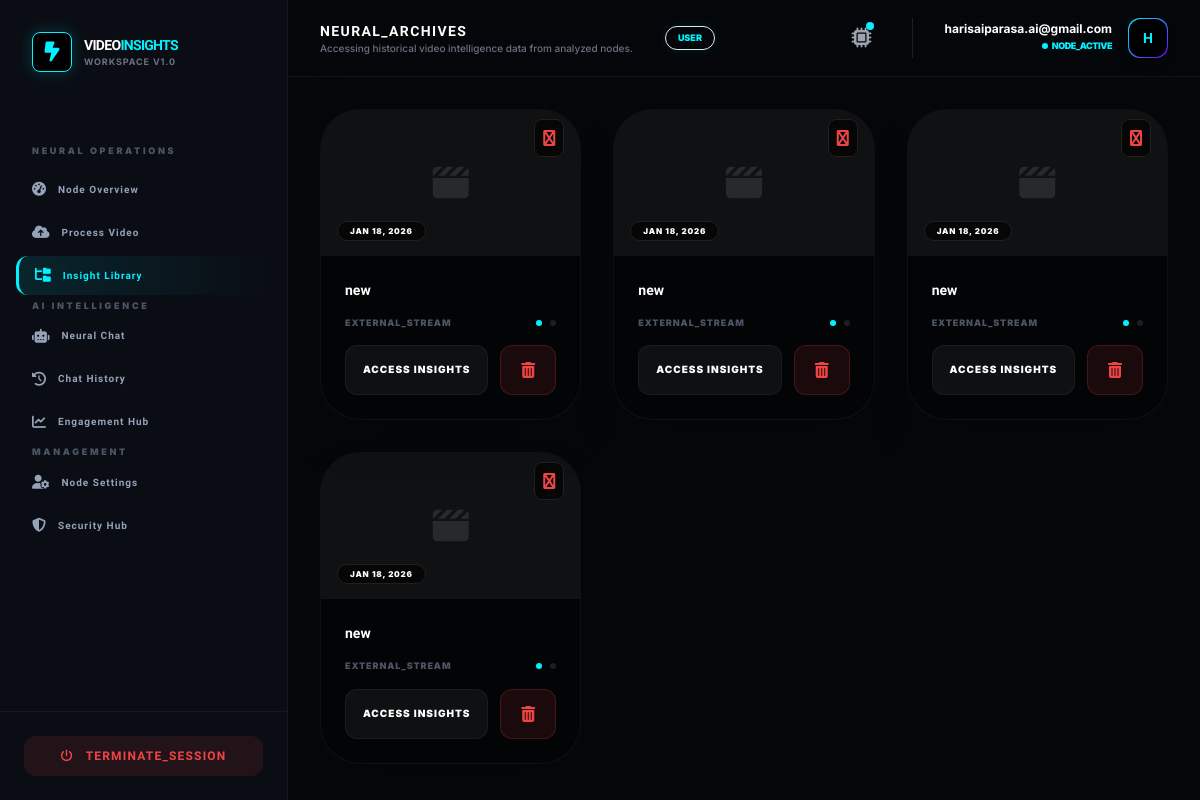
Before: /portal/library/ (signed in) with the older database file.
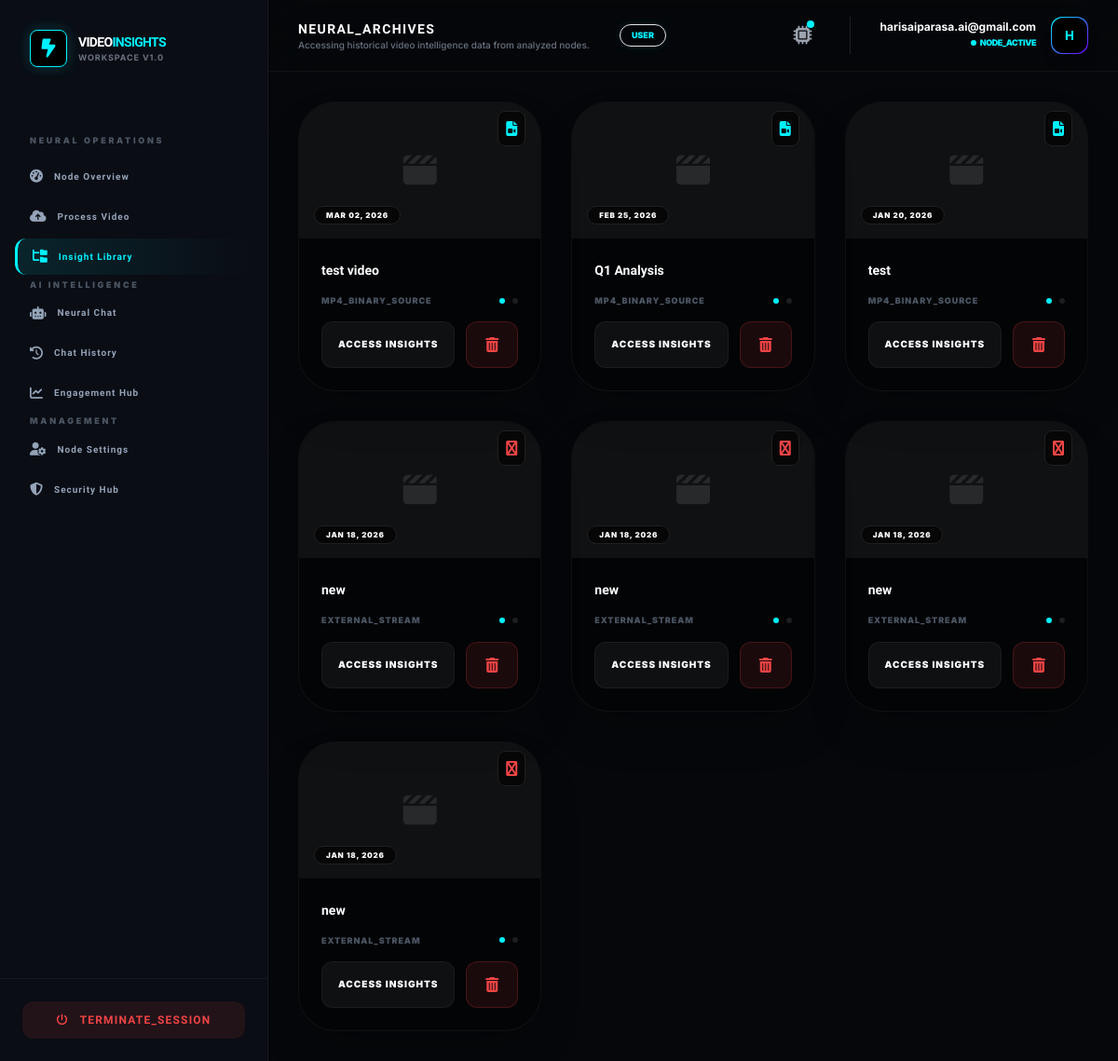
After: the same page with the newer database file.
### videos/models.py (models this page shows)
class VideoAnalysis(models.Model):
    user = models.ForeignKey(settings.AUTH_USER_MODEL, on_delete=models.CASCADE)
    title = models.CharField(max_length=255)
    video_file = models.FileField(upload_to='videos/', null=True, blank=True)
    youtube_url = models.URLField(null=True, blank=True)
    transcript = models.TextField(null=True, blank=True)
    summary = models.TextField(null=True, blank=True)
    keywords = models.JSONField(default=list)
    engagement_data = models.JSONField(default=list, null=True, blank=True)
    objects_detected = models.JSONField(default=list)
    key_moments = models.JSONField(default=list, blank=True)
    activity_type = models.CharField(max_length=100, default="General Analysis")
    human_presence_data = models.JSONField(default=dict, null=True, blank=True)
    face_detection_data = models.JSONField(default=dict, null=True, blank=True)
    activity_ml_data = models.JSONField(default=dict, null=True, blank=True)
    ml_processed = models.BooleanField(default=False)
    created_at = models.DateTimeField(auto_now_add=True)
    ai_processed = models.BooleanField(default=False)
    ai_failed = models.BooleanField(default=False)

### videos/views.py (the view)
# urls.py: path('library/', views.video_list, name='video_list'),
@login_required
def video_list(request):
    if hasattr(request.user, 'role') and request.user.role == 'admin':
        videos = VideoAnalysis.objects.all().order_by('-created_at')
    else:
        videos = VideoAnalysis.objects.filter(user=request.user).order_by('-created_at')
    return render(request, 'videos/library.html', {'videos': videos})

### templates/videos/library.html (shortened to what this page needs)
{% extends "base2.html" %}
{% block page_title %}NEURAL_ARCHIVES{% endblock %}
{% block page_subtitle %}Accessing historical video intelligence data from analyzed nodes.{% endblock %}
{% block content %}
<div class="grid grid-cols-1 md:grid-cols-2 lg:grid-cols-3 gap-8 animate-fade-in">
    {% for video in videos %}
    <div class="bg-black/40 border border-white/5 rounded-[2.5rem] overflow-hidden group hover:border-[var(--accent-cyan)]/30 transition-all shadow-2xl">
        <div class="aspect-video bg-white/5 flex items-center justify-center relative">
            <i class="fa fa-clapperboard text-4xl text-white/10 group-hover:text-[var(--accent-cyan)]/20 transition-all"></i>
            <div class="absolute top-4 right-4">
                {% if video.video_file %}
                    <span class="bg-black/60 backdrop-blur-md p-2 rounded-lg border border-white/10 text-[var(--accent-cyan)]">
                        <i class="fa fa-file-video"></i>
                    </span>
                {% else %}
                    <span class="bg-black/60 backdrop-blur-md p-2 rounded-lg border border-white/10 text-red-500">
                        <i class="fa fa-youtube"></i>
                    </span>
                {% endif %}
            </div>
            <div class="absolute bottom-4 left-4">
                <span class="bg-black/60 backdrop-blur-md text-[8px] font-black text-white px-3 py-1 rounded-full uppercase tracking-widest border border-white/10">
                    {{ video.created_at|date:"M d, Y" }}
                </span>
            </div>
        </div>
        <div class="p-6 space-y-4">
            <h3 class="orbitron text-sm font-black text-white truncate">{{ video.title }}</h3>
            <div class="flex items-center justify-between">
                <p class="text-[9px] font-black text-gray-600 uppercase tracking-widest">
                    {% if video.video_file %}MP4_BINARY_SOURCE{% else %}EXTERNAL_STREAM{% endif %}
                </p>
                <div class="flex gap-2">
                    <span class="w-1.5 h-1.5 rounded-full bg-[var(--accent-cyan)] animate-pulse"></span>
                    <span class="w-1.5 h-1.5 rounded-full bg-white/10"></span>
                </div>
            </div>
            <div class="flex gap-3 mt-4">
                <a href="{% url 'video_insight_detail' video.pk %}"
                   onclick="showNeuralLoader('{{ video.title }}')"
                   class="flex-1 py-4 rounded-xl bg-white/5 border border-white/5 text-center text-[10px] font-black text-white uppercase tracking-widest hover:bg-[var(--accent-cyan)] hover:text-black hover:shadow-[0_0_15px_var(--accent-cyan)] transition-all">
                    Access Insights
                </a>
                <button onclick="confirmPurge('{{ video.pk }}', '{{ video.title }}')"
                        class="px-5 py-3 rounded-xl bg-red-500/10 border border-red-500/20 text-red-500 hover:bg-red-500 hover:text-white transition-all">
                    <i class="fa fa-trash-can"></i>
                </button>
            </div>
        </div>
    </div>
    {% endfor %}
</div>
{% endblock %}

Changed rows visible on the page:
added VideoAnalysis: created_at "MAR 02, 2026", title "test video", shows "MP4_BINARY_SOURCE"
added VideoAnalysis: created_at "FEB 25, 2026", title "Q1 Analysis", shows "MP4_BINARY_SOURCE"
added VideoAnalysis: created_at "JAN 20, 2026", title "test", shows "MP4_BINARY_SOURCE"
